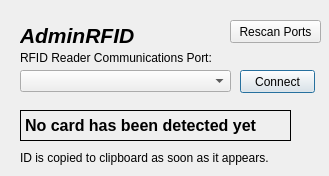
<?xml version="1.0" encoding="UTF-8"?>
<ui version="4.0">
 <class>AdminRFID</class>
 <widget class="QDialog" name="AdminRFID">
  <property name="geometry">
   <rect>
    <x>0</x>
    <y>0</y>
    <width>329</width>
    <height>176</height>
   </rect>
  </property>
  <property name="windowTitle">
   <string>AdminRFID</string>
  </property>
  <widget class="QLabel" name="label">
   <property name="geometry">
    <rect>
     <x>20</x>
     <y>20</y>
     <width>121</width>
     <height>31</height>
    </rect>
   </property>
   <property name="font">
    <font>
     <family>Arial</family>
     <pointsize>16</pointsize>
     <weight>75</weight>
     <italic>true</italic>
     <bold>true</bold>
    </font>
   </property>
   <property name="text">
    <string>AdminRFID</string>
   </property>
  </widget>
  <widget class="QComboBox" name="cbPortList">
   <property name="geometry">
    <rect>
     <x>20</x>
     <y>70</y>
     <width>211</width>
     <height>22</height>
    </rect>
   </property>
   <property name="font">
    <font>
     <family>Arial</family>
    </font>
   </property>
  </widget>
  <widget class="QPushButton" name="pbConnect">
   <property name="geometry">
    <rect>
     <x>240</x>
     <y>70</y>
     <width>75</width>
     <height>23</height>
    </rect>
   </property>
   <property name="font">
    <font>
     <family>Arial</family>
    </font>
   </property>
   <property name="text">
    <string>Connect</string>
   </property>
  </widget>
  <widget class="QLabel" name="label_2">
   <property name="geometry">
    <rect>
     <x>20</x>
     <y>50</y>
     <width>221</width>
     <height>16</height>
    </rect>
   </property>
   <property name="font">
    <font>
     <family>Arial</family>
    </font>
   </property>
   <property name="text">
    <string>RFID Reader Communications Port:</string>
   </property>
  </widget>
  <widget class="QLabel" name="lblID">
   <property name="geometry">
    <rect>
     <x>20</x>
     <y>110</y>
     <width>271</width>
     <height>31</height>
    </rect>
   </property>
   <property name="font">
    <font>
     <family>Arial</family>
     <pointsize>12</pointsize>
     <weight>75</weight>
     <bold>true</bold>
    </font>
   </property>
   <property name="frameShape">
    <enum>QFrame::Box</enum>
   </property>
   <property name="text">
    <string>No card has been detected yet</string>
   </property>
   <property name="textInteractionFlags">
    <set>Qt::LinksAccessibleByMouse|Qt::TextSelectableByKeyboard|Qt::TextSelectableByMouse</set>
   </property>
  </widget>
  <widget class="QLabel" name="label_3">
   <property name="geometry">
    <rect>
     <x>20</x>
     <y>150</y>
     <width>271</width>
     <height>16</height>
    </rect>
   </property>
   <property name="font">
    <font>
     <family>Arial</family>
    </font>
   </property>
   <property name="text">
    <string>ID is copied to clipboard as soon as it appears.</string>
   </property>
  </widget>
  <widget class="QPushButton" name="pbScan">
   <property name="geometry">
    <rect>
     <x>230</x>
     <y>20</y>
     <width>91</width>
     <height>23</height>
    </rect>
   </property>
   <property name="text">
    <string>Rescan Ports</string>
   </property>
  </widget>
 </widget>
 <layoutdefault spacing="6" margin="11"/>
 <resources/>
 <connections>
  <connection>
   <sender>pbConnect</sender>
   <signal>clicked()</signal>
   <receiver>AdminRFID</receiver>
   <slot>onConnect()</slot>
   <hints>
    <hint type="sourcelabel">
     <x>286</x>
     <y>75</y>
    </hint>
    <hint type="destinationlabel">
     <x>269</x>
     <y>105</y>
    </hint>
   </hints>
  </connection>
  <connection>
   <sender>pbScan</sender>
   <signal>clicked()</signal>
   <receiver>AdminRFID</receiver>
   <slot>scanPorts()</slot>
   <hints>
    <hint type="sourcelabel">
     <x>235</x>
     <y>53</y>
    </hint>
    <hint type="destinationlabel">
     <x>203</x>
     <y>13</y>
    </hint>
   </hints>
  </connection>
 </connections>
 <slots>
  <slot>onConnect()</slot>
  <slot>scanPorts()</slot>
 </slots>
</ui>
